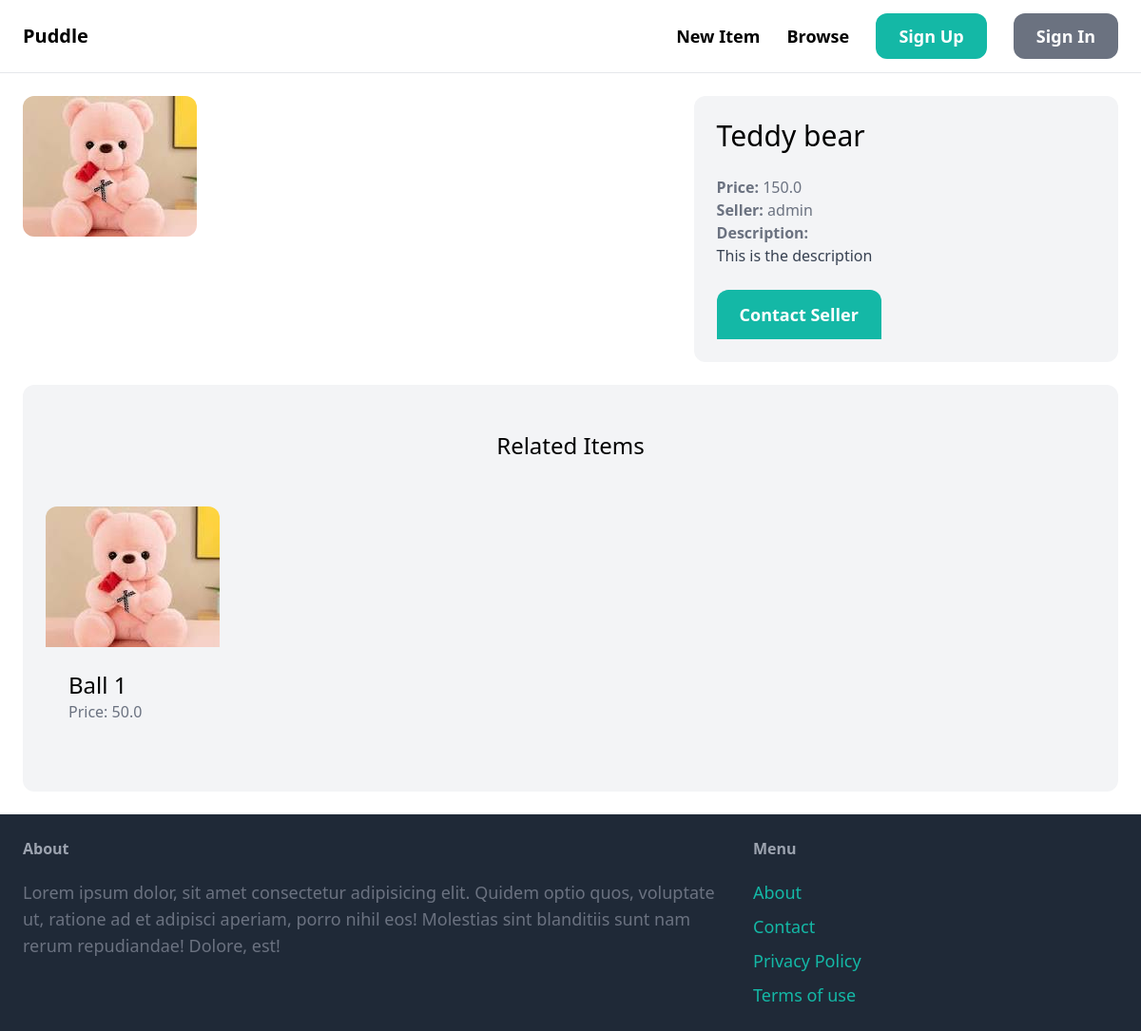
Page /items/1/ on the committed database.
### item/models.py (models this page shows, shortened)
class Item(models.Model):
  category  = models.ForeignKey(Category, related_name='items',on_delete=models.CASCADE)
  name = models.CharField(max_length=255)
  description = models.TextField(blank=True, null=True)
  price = models.FloatField()
  image = models.ImageField(upload_to='item_images',blank=True,null=True)
  is_sold = models.BooleanField(default=False)
  created_by= models.ForeignKey(User, related_name='items',on_delete=models.CASCADE)
  created_at =models.DateTimeField(auto_now_add=True)

### item/views.py (the view)
# urls.py: path('<int:pk>/',views.detail,name='detail'),
def detail(request,pk):
  item = get_object_or_404(Item,pk=pk)
  related_items = Item.objects.filter(category=item.category, is_sold=False).exclude(pk=pk)[0:3]
  return render(request,'item/detail.html',{
    'item':item,
    'related_items':related_items
  })

### item/templates/item/detail.html (shortened to what this page needs)
{% extends 'core/base.html'%}
{% block content %}
  <div class="grid grid-cols-5 gap-6">
    <div class="col-span-3">
      <img src="{{item.image.url}}" class="rounded-xl">
    </div>
    <div class="col-span-2 p-6 bg-gray-100 rounded-xl">
      <h1 class="mb-6 text-3xl">{{item.name}}</h1>
      <p class="text-gray-500"><strong>Price: </strong>{{item.price}}</p>
      <p class="text-gray-500"><strong>Seller: </strong>{{item.created_by.username}}</p>
      {% if item.description %}
      <p class="text-gray-700">
        <strong class="text-gray-500">Description: </strong><br>
        {{item.description}}
      </p>
      {% endif %}
      {% if request.user == item.created_by %}
        <div class="mt-6 p-6 bg-white rounded-t-xl">
          <p>This is your Item</p>
          <a href="{% url 'item:edit' item.id %}" class="inline-block mt-6 px-6 py-3 text-lg font-semibold bg-teal-500 text-white rounded-t-xl">Edit</a>
          <a href="{% url 'item:delete' item.id %}" class="inline-block mt-6 px-6 py-3 text-lg font-semibold bg-red-500 text-white rounded-t-xl">Delete</a>
        </div>
      {% else %}
        <a href="{% url 'conversation:new' item.id %}" class="inline-block mt-6 px-6 py-3 text-lg font-semibold bg-teal-500 text-white rounded-t-xl hover:bg-teal-700">Contact Seller</a>
      {% endif %}
    </div>
  </div>
  <div class="mt-6 px-6 py-12 bg-gray-100 rounded-xl">
    <h2 class="mb-12 text-2xl text-center">Related Items</h2>
    <div class="grid grid-cols-3 gap-3">
      {% for item in related_items %}
        <div>
          <a href="{% url 'item:detail' item.id %}">
            <div>
              <img src="{{item.image.url}}" class="rounded-t-xl">
            </div>
            <div class="p-6 bg-white-rounded-b-xl">
              <h2 class="text-2xl">{{item.name}}</h2>
              <p class="text-gray-500">Price: {{item.price}}</p>
            </div>
          </a>
        </div>
      {% endfor %}
    </div>
  </div>
{% endblock %}

### rows in the picture
Item: image (picture), name "Teddy bear", price "150.0", created_by.username "admin", description "This is the description"
Item: image (picture), name "Ball 1", price "50.0"
